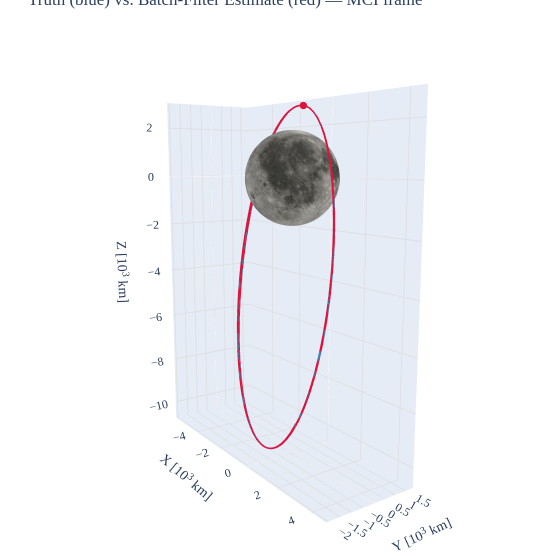

Notebook code cell kept with this figure:
### Markdown cell above
## 7. Estimated vs. Truth Trajectory

`results.truth_state` and `results.estimated_state` are both propagated over the
same time grid in the Moon-Centered Inertial (MCI) frame, ready to overlay
directly.

### Code cell
fig = go.Figure()
pnt.plot.plot_body(fig, pnt.MOON)
pnt.plot.plot_orbits(fig, np.stack([results.truth_state, results.estimated_state]), t=0,
                     color=["steelblue", "crimson"])
pnt.plot.set_view(fig, azimuth=-35, elevation=10, zoom=3)
fig.update_layout(
    width=560, height=560,
    title="Truth (blue) vs. Batch-Filter Estimate (red) — MCI frame",
)
fig.show()

### Figure 1 — Plotly figure (JSON) as saved in the notebook; plotly's stock layout.template omitted (floating-point values rounded to 4 significant figures; data arrays with more than 128 entries replaced by an {"elided": "..."} marker saying what was removed)
{"data": [{"colorscale": [[0.0, "rgb(123, 120, 114)"], [0.03226, "rgb(168, 166, 159)"], [0.06452, "rgb(88, 86, 81)"], [0.09677, "rgb(140, 137, 131)"], [0.129, "rgb(198, 198, 193)"], [0.1613, "rgb(179, 177, 171)"], [0.1935, "rgb(153, 151, 146)"], [0.2258, "rgb(111, 108, 102)"], [0.2581, "rgb(74, 74, 70)"], [0.2903, "rgb(134, 132, 126)"], [0.3226, "rgb(160, 158, 152)"], [0.3548, "rgb(186, 186, 180)"], [0.3871, "rgb(173, 171, 164)"], [0.4194, "rgb(219, 220, 214)"], [0.4516, "rgb(144, 142, 136)"], [0.4839, "rgb(102, 100, 94)"], [0.5161, "rgb(191, 191, 186)"], [0.5484, "rgb(117, 115, 109)"], [0.5806, "rgb(65, 65, 62)"], [0.6129, "rgb(170, 168, 162)"], [0.6452, "rgb(150, 148, 143)"], [0.6774, "rgb(129, 126, 120)"], [0.7097, "rgb(163, 161, 155)"], [0.7419, "rgb(176, 174, 167)"], [0.7742, "rgb(156, 154, 149)"], [0.8065, "rgb(183, 181, 175)"], [0.8387, "rgb(244, 246, 242)"], [0.871, "rgb(81, 80, 75)"], [0.9032, "rgb(94, 92, 87)"], [0.9355, "rgb(148, 145, 140)"], [0.9677, "rgb(206, 207, 202)"], [1.0, "rgb(165, 164, 158)"]], "i": {"elided": "41616 int values"}, "intensity": {"elided": "41616 float values"}, "intensitymode": "cell", "j": {"elided": "41616 int values"}, "k": {"elided": "41616 int values"}, "showscale": false, "type": "mesh3d", "x": {"elided": "21115 float values"}, "y": {"elided": "21115 float values"}, "z": {"elided": "21115 float values"}}, {"line": {"color": "steelblue", "width": 3}, "mode": "lines", "name": "plot_orbits_0", "showlegend": false, "type": "scatter3d", "x": {"elided": "433 float values"}, "y": {"elided": "433 float values"}, "z": {"elided": "433 float values"}}, {"line": {"color": "crimson", "width": 3}, "mode": "lines", "name": "plot_orbits_1", "showlegend": false, "type": "scatter3d", "x": {"elided": "433 float values"}, "y": {"elided": "433 float values"}, "z": {"elided": "433 float values"}}, {"marker": {"color": ["steelblue", "crimson"], "line": {"color": ["steelblue", "crimson"], "width": 0.5}, "size": 4}, "mode": "markers", "name": "plot_orbits_markers", "showlegend": false, "type": "scatter3d", "x": [0.4108, 0.4108], "y": [0.1785, 0.1785], "z": [2.578, 2.578]}], "layout": {"font": {"family": "serif", "size": 12}, "height": 560, "legend": {"bgcolor": "rgba(255, 255, 255, 0.5)", "x": 0.9, "xanchor": "right", "y": 0.85, "yanchor": "top"}, "margin": {"b": 10, "l": 10, "r": 10, "t": 10}, "scene": {"aspectmode": "data", "camera": {"center": {"x": 0, "y": 0, "z": 0}, "eye": {"x": 2.42, "y": -1.695, "z": 0.5209}, "up": {"x": 0, "y": 0, "z": 1}}, "xaxis": {"gridcolor": "rgb(220,220,220)", "gridwidth": 1.5, "linecolor": "rgb(220,220,220)", "linewidth": 1.5, "mirror": true, "showline": false, "title": {"text": "X [10<sup>3</sup> km]"}}, "yaxis": {"gridcolor": "rgb(220,220,220)", "gridwidth": 1.5, "linecolor": "rgb(220,220,220)", "linewidth": 1.5, "mirror": true, "showline": false, "title": {"text": "Y [10<sup>3</sup> km]"}}, "zaxis": {"gridcolor": "rgb(220,220,220)", "gridwidth": 1.5, "linecolor": "rgb(220,220,220)", "linewidth": 1.5, "mirror": true, "showline": false, "title": {"text": "Z [10<sup>3</sup> km]"}}}, "title": {"text": "Truth (blue) vs. Batch-Filter Estimate (red) — MCI frame"}, "width": 560}}
